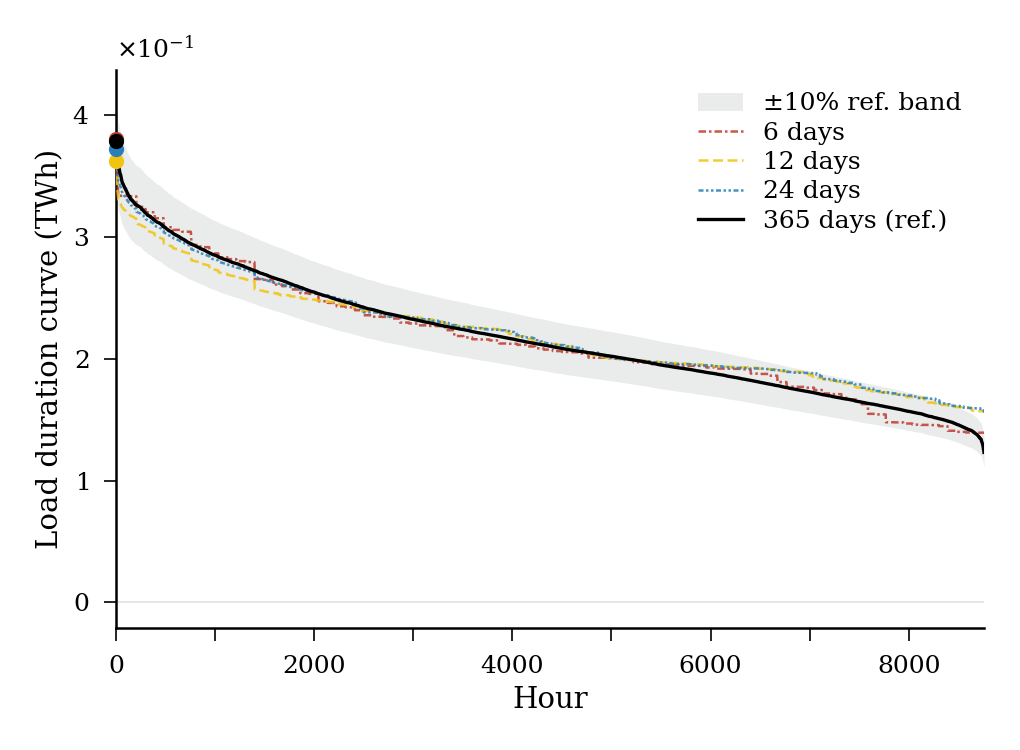

The Python source for this figure:
import pandas as pd
import numpy as np
import matplotlib.pyplot as plt
import matplotlib.ticker as mticker
import warnings

warnings.filterwarnings('ignore')


# ============================================================
# 1. GLOBAL PLOT SETTINGS
# ============================================================

plt.rcParams.update({
    'font.family':       'serif',
    'font.size':         8,
    'axes.titlesize':    8,
    'axes.labelsize':    7,
    'xtick.labelsize':   6.0,
    'ytick.labelsize':   6.0,
    'legend.fontsize':   6.0,

    'axes.linewidth':    0.6,

    'xtick.major.width': 0.1,
    'ytick.major.width': 0.1,
    'xtick.minor.width': 0.4,
    'ytick.minor.width': 0.4,

    'xtick.major.size':  3,
    'ytick.major.size':  1,
    'xtick.minor.size':  3,
    'ytick.minor.size':  1,

    'xtick.direction':   'out',
    'ytick.direction':   'out',

    'axes.spines.top':   False,
    'axes.spines.right': False,

    'pdf.fonttype':      42,
    'ps.fonttype':       42,

    'lines.linewidth':   1.0,

    'figure.facecolor':  'white',
    'axes.facecolor':    'white',
})


# ============================================================
# 2. READ EXCEL FILE
# ============================================================

filepath = 'UK_Load.xlsx'

df = pd.read_excel(filepath)

# Convert column names to strings
df.columns = [str(col).strip() for col in df.columns]


# ============================================================
# 3. READ THE FOUR LDC COLUMNS
# ============================================================

days = [6, 12, 24, 365]

column_names = [
    '6 days',
    '12 days',
    '24 days',
    '365 days'
]

ldcs = {}

for d, col in zip(days, column_names):

    # Read column
    vals = pd.to_numeric(df[col], errors='coerce').dropna().values

    # Check number of observations
    if len(vals) != 8760:
        print(
            f'Warning: column "{col}" contains '
            f'{len(vals)} valid values instead of 8760.'
        )

    # Sort from highest to lowest
    ldcs[d] = np.sort(vals)[::-1] / 1e6


# ============================================================
# 4. COMMON X-AXIS
# ============================================================

N_GRID = 8760

x_hours = np.arange(1, N_GRID + 1)


# ============================================================
# 5. COLORS AND LINE SETTINGS
# ============================================================

PALETTE = {
    365:   '#000000',   # Black
    6:  '#C0392B',   # Red
    24:  '#2980B9',   # Blue
    12: '#F1C40F'    # Yellow
}

LSTYLE = {
    6:   (0, (3, 1.2, 1, 1.2)),
    12:  (0, (4, 1.8)),
    24:  (0, (2, 1, 1, 1, 1, 1)),
    365: '-'
}

LWIDTH = {
    6:   0.6,
    12:  0.6,
    24:  0.6,
    365: 0.8
}

ALPHA = {
    6:   0.85,
    12:  0.85,
    24:  0.85,
    365: 1.0
}

LABEL = {
    6:   '6 days',
    12:  '12 days',
    24:  '24 days',
    365: '365 days (ref.)'
}


# ============================================================
# 6. CREATE FIGURE
# ============================================================

fig, ax = plt.subplots(
    figsize=(3.4, 2.5),
    dpi=300
)

fig.subplots_adjust(
    left=0.14,
    right=0.97,
    top=0.92,
    bottom=0.17
)


# ============================================================
# 7. REFERENCE BAND: ±10% AROUND 365-DAY LDC
# ============================================================

ref = ldcs[365]

lo = np.where(
    ref >= 0,
    ref * 0.90,
    ref * 1.10
)

hi = np.where(
    ref >= 0,
    ref * 1.10,
    ref * 0.90
)

ax.fill_between(
    x_hours,
    lo,
    hi,
    color='#1A252C',
    alpha=0.09,
    lw=0,
    label='±10% ref. band',
    zorder=1
)


# ============================================================
# 8. ZERO LINE
# ============================================================

ax.axhline(
    0,
    color='#7F8C8D',
    lw=0.1,
    ls='-',
    zorder=1
)


# ============================================================
# 9. PLOT FOUR LDC CURVES
# ============================================================

for d in [6, 12, 24, 365]:

    ax.plot(
        x_hours,
        ldcs[d],
        color=PALETTE[d],
        lw=LWIDTH[d],
        ls=LSTYLE[d],
        alpha=ALPHA[d],
        label=LABEL[d],
        zorder=4
    )


# ============================================================
# 10. MARK THE FIRST POINT OF EACH CURVE
# ============================================================

for d in [6, 12, 24, 365]:

    ax.scatter(
        [1],
        [ldcs[d][0]],
        s=7,
        color=PALETTE[d],
        zorder=6,
        clip_on=False
    )


# ============================================================
# 11. AXIS LIMITS
# ============================================================

ax.set_xlim(
    0,
    8760
)


# ============================================================
# 12. AXIS LABELS
# ============================================================

ax.set_xlabel(
    'Hour',
    labelpad=2
)

ax.set_ylabel(
    'Load duration curve (TWh)',
    labelpad=2
)


# ============================================================
# 13. X-AXIS TICKS
# ============================================================

ax.xaxis.set_major_locator(
    mticker.MultipleLocator(2000)
)

ax.xaxis.set_minor_locator(
    mticker.MultipleLocator(1000)
)


# ============================================================
# 14. Y-AXIS FORMAT
# ============================================================

ax.yaxis.set_major_formatter(
    mticker.ScalarFormatter(useMathText=True)
)

ax.ticklabel_format(
    style='sci',
    axis='y',
    scilimits=(0, 0)
)


# ============================================================
# 15. TICK SETTINGS
# ============================================================

ax.tick_params(
    axis='both',
    which='major',
    labelsize=6,
    length=3,
    width=0.4
)

ax.tick_params(
    axis='both',
    which='minor',
    length=3,
    width=0.4
)


# ============================================================
# 16. LEGEND
# ============================================================

leg = ax.legend(
    loc='upper right',
    frameon=False,
    edgecolor='#D5D8DC',
    fancybox=False,
    handlelength=1.8,
    labelspacing=0.25
)

leg.get_frame().set_linewidth(0.4)


# ============================================================
# 17. FINAL LAYOUT
# ============================================================

plt.tight_layout()


# ============================================================
# 18. SAVE OUTPUT
# ============================================================

plt.savefig(
    'final_twh_ldc.png',
    dpi=300,
    bbox_inches='tight'
)

plt.savefig(
    'final_twh_ldc.pdf',
    dpi=300,
    bbox_inches='tight'
)


# ============================================================
# 19. SHOW
# ============================================================

plt.show()
